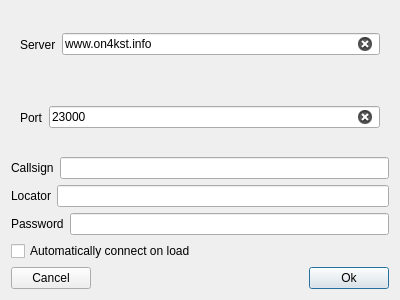
<?xml version="1.0" encoding="UTF-8"?>
<ui version="4.0">
 <class>KSTConfigure</class>
 <widget class="QDialog" name="KSTConfigure">
  <property name="geometry">
   <rect>
    <x>0</x>
    <y>0</y>
    <width>400</width>
    <height>300</height>
   </rect>
  </property>
  <property name="windowTitle">
   <string>Minos KST Client Configuration</string>
  </property>
  <layout class="QVBoxLayout" name="verticalLayout">
   <item>
    <widget class="QFrame" name="serverFrame">
     <layout class="QHBoxLayout" name="horizontalLayout_6">
      <item>
       <widget class="QLabel" name="label">
        <property name="text">
         <string>Server</string>
        </property>
       </widget>
      </item>
      <item>
       <widget class="QLineEdit" name="serverEdit">
        <property name="text">
         <string>www.on4kst.info</string>
        </property>
        <property name="clearButtonEnabled">
         <bool>true</bool>
        </property>
       </widget>
      </item>
     </layout>
    </widget>
   </item>
   <item>
    <widget class="QFrame" name="portFrame">
     <layout class="QHBoxLayout" name="horizontalLayout_5">
      <item>
       <widget class="QLabel" name="label_2">
        <property name="text">
         <string>Port</string>
        </property>
       </widget>
      </item>
      <item>
       <widget class="QLineEdit" name="portEdit">
        <property name="text">
         <string>23000</string>
        </property>
        <property name="clearButtonEnabled">
         <bool>true</bool>
        </property>
       </widget>
      </item>
     </layout>
    </widget>
   </item>
   <item>
    <layout class="QHBoxLayout" name="horizontalLayout_4">
     <item>
      <widget class="QLabel" name="label_3">
       <property name="text">
        <string>Callsign</string>
       </property>
      </widget>
     </item>
     <item>
      <widget class="QLineEdit" name="callsignEdit">
       <property name="clearButtonEnabled">
        <bool>true</bool>
       </property>
      </widget>
     </item>
    </layout>
   </item>
   <item>
    <layout class="QHBoxLayout" name="horizontalLayout_2">
     <item>
      <widget class="QLabel" name="label_5">
       <property name="text">
        <string>Locator</string>
       </property>
      </widget>
     </item>
     <item>
      <widget class="QLineEdit" name="locatorEdit"/>
     </item>
    </layout>
   </item>
   <item>
    <layout class="QHBoxLayout" name="horizontalLayout_3">
     <item>
      <widget class="QLabel" name="label_4">
       <property name="text">
        <string>Password</string>
       </property>
      </widget>
     </item>
     <item>
      <widget class="QLineEdit" name="passwordEdit">
       <property name="clearButtonEnabled">
        <bool>true</bool>
       </property>
      </widget>
     </item>
    </layout>
   </item>
   <item>
    <widget class="QCheckBox" name="autoConnect">
     <property name="text">
      <string>Automatically connect on load</string>
     </property>
    </widget>
   </item>
   <item>
    <layout class="QHBoxLayout" name="horizontalLayout">
     <item>
      <widget class="QPushButton" name="cancelButton">
       <property name="text">
        <string>Cancel</string>
       </property>
      </widget>
     </item>
     <item>
      <spacer name="horizontalSpacer">
       <property name="orientation">
        <enum>Qt::Horizontal</enum>
       </property>
       <property name="sizeHint" stdset="0">
        <size>
         <width>40</width>
         <height>20</height>
        </size>
       </property>
      </spacer>
     </item>
     <item>
      <widget class="QPushButton" name="OKButton">
       <property name="text">
        <string>Ok</string>
       </property>
       <property name="default">
        <bool>true</bool>
       </property>
      </widget>
     </item>
    </layout>
   </item>
  </layout>
 </widget>
 <resources/>
 <connections/>
</ui>
